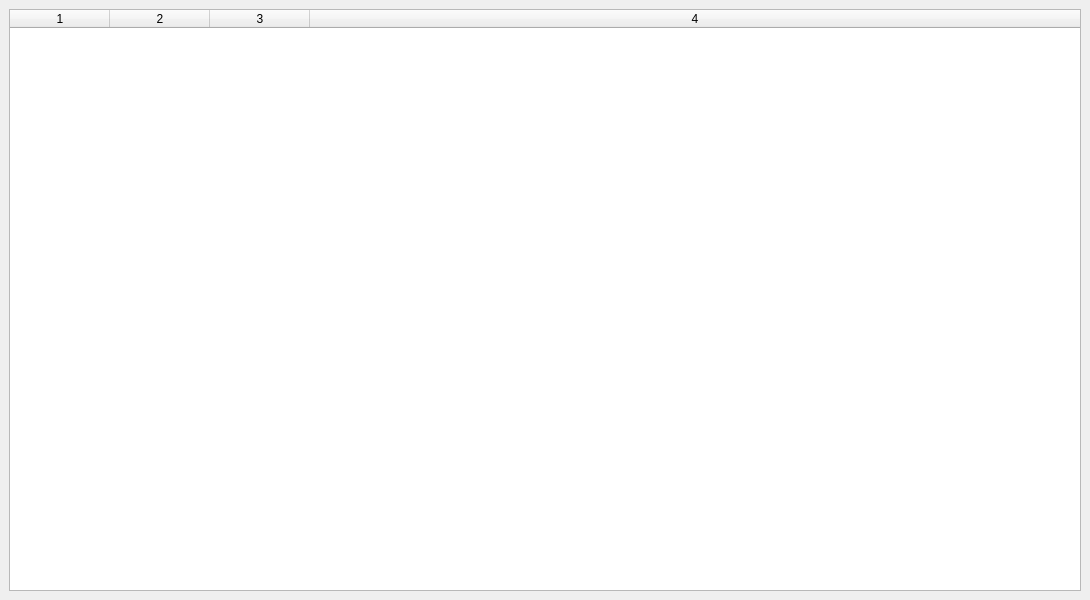
<?xml version="1.0" encoding="UTF-8"?>
<ui version="4.0">
 <class>MainWindow</class>
 <widget class="QMainWindow" name="MainWindow">
  <property name="geometry">
   <rect>
    <x>0</x>
    <y>0</y>
    <width>1090</width>
    <height>600</height>
   </rect>
  </property>
  <property name="minimumSize">
   <size>
    <width>1090</width>
    <height>600</height>
   </size>
  </property>
  <property name="maximumSize">
   <size>
    <width>1090</width>
    <height>600</height>
   </size>
  </property>
  <property name="windowTitle">
   <string>Коменданты</string>
  </property>
  <widget class="QWidget" name="centralwidget">
   <layout class="QGridLayout" name="gridLayout">
    <item row="0" column="0">
     <widget class="QTableWidget" name="tableWidget">
      <property name="editTriggers">
       <set>QAbstractItemView::NoEditTriggers</set>
      </property>
      <property name="columnCount">
       <number>4</number>
      </property>
      <attribute name="horizontalHeaderCascadingSectionResizes">
       <bool>false</bool>
      </attribute>
      <attribute name="horizontalHeaderStretchLastSection">
       <bool>true</bool>
      </attribute>
      <column/>
      <column/>
      <column/>
      <column/>
     </widget>
    </item>
   </layout>
  </widget>
 </widget>
 <resources/>
 <connections/>
</ui>
